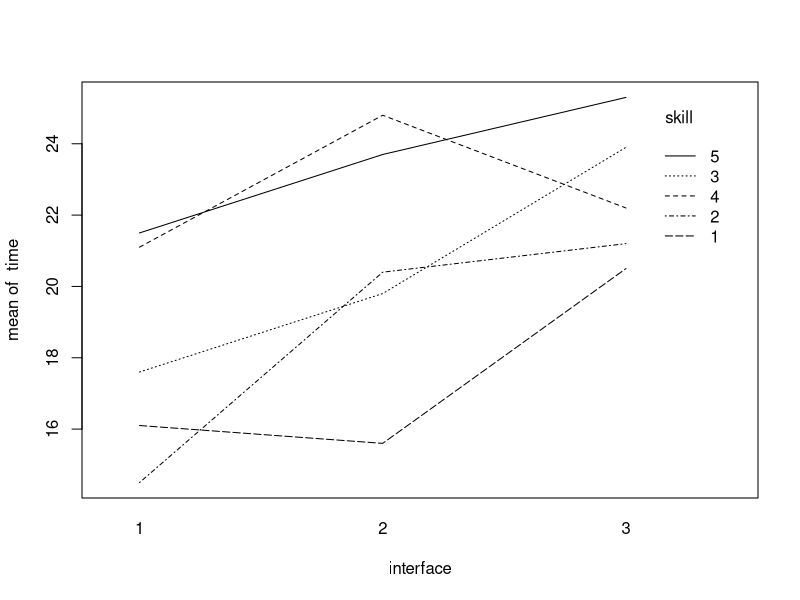
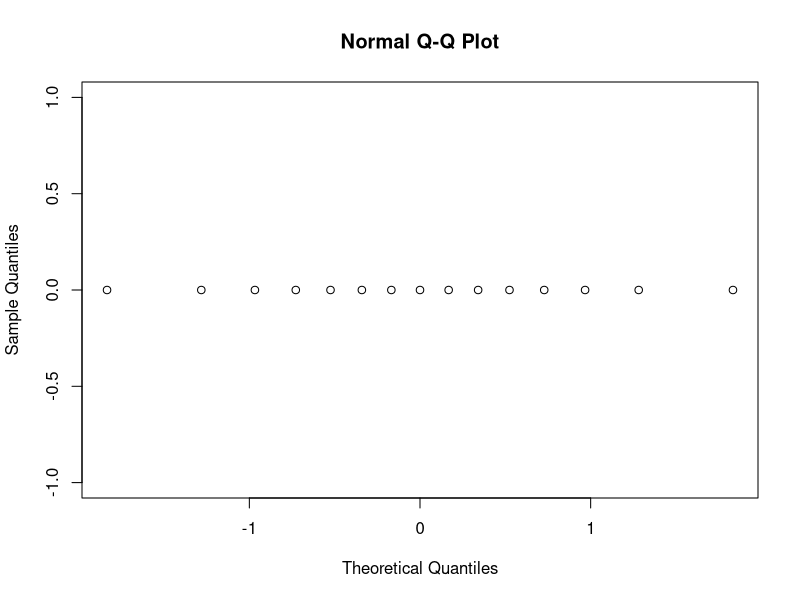
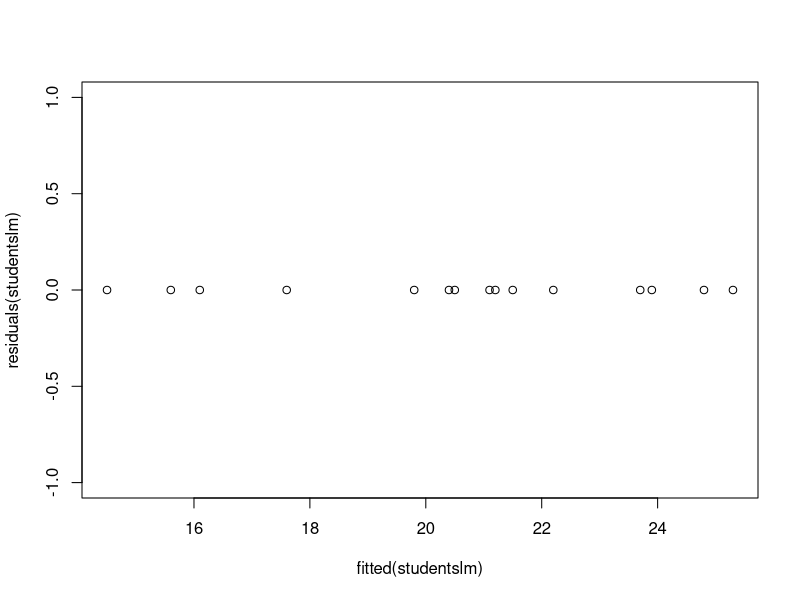
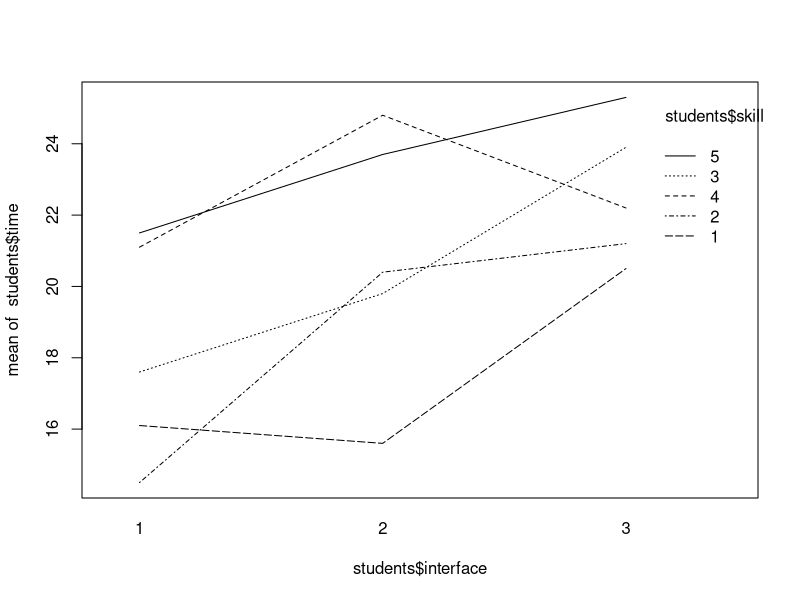
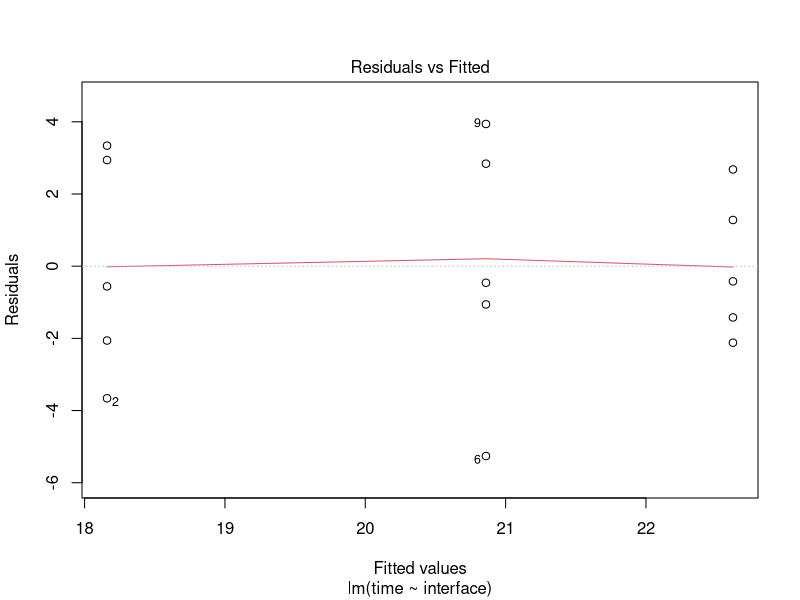
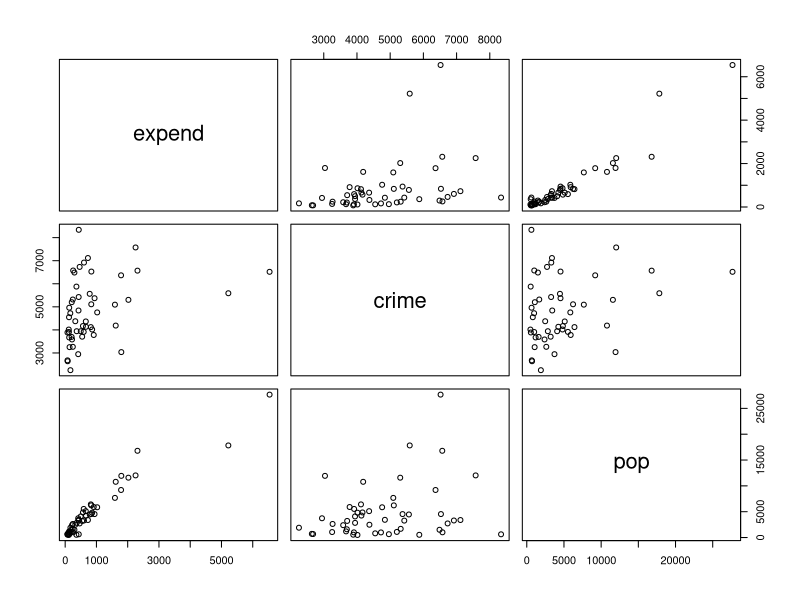
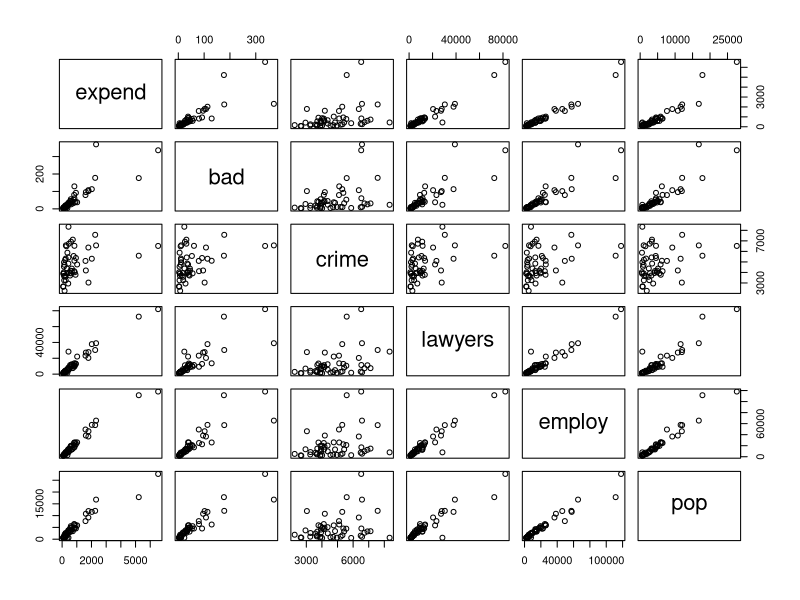
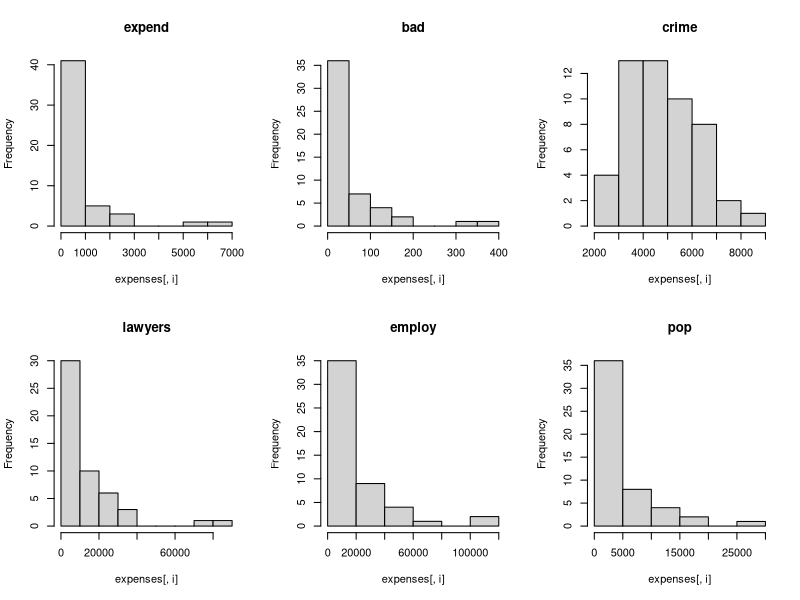

These figures' R source, in order: (Note: this script raises an error after producing the figures.)
## ---- chunk 1
knitr::opts_chunk$set(echo = TRUE)
options(digits=3)
## ---- chunk 2
students = read.table("search.txt",header=TRUE)
students
## ---- chunk 3
# lower the skill value the better the computer skill
# randomized block design
# numerical outcome Y
# treatment, factor of interest with I levels (type of interface)
# block, factor that is not of interest, B, (computer skill)

# purpose is to find dependence of Y on I
# block variable is thought to be of influence.
# our problem is same as example lec5slide23
I = 3
B = 5
N = 1
for (b in 1:B) {
  print(sample(1:(N*I)))
}
# maar hoe dat 15 studenten erin worden vernoemd?

# example output: 2 3 1
# means: assign student 2 to treatment 3, student 3 to treatment 1 and student 1 to treatment 2

# unit is that that receives the treatment, so student
## ---- chunk 4

students$interface = as.factor(students$interface)
students$skill = as.factor(students$skill)
attach(students)
interaction.plot(interface,skill,time)
studentslm = lm(time~interface*skill)
anova(studentslm)
## ---- chunk 5
inter1 = mean(students$time[interface==1])
inter2 = mean(students$time[interface==2])
inter3 = mean(students$time[interface==3])
which.max(c(inter1, inter2, inter3))
## ---- chunk 6
which.min(students$time)
students[2,]
## ---- chunk 7
summary(studentslm)
## ---- chunk 8
qqnorm(residuals(studentslm))
plot(fitted(studentslm),residuals(studentslm))
## ---- chunk 9
interaction.plot(students$interface, students$skill, students$time)
friedman.test(time,interface,skill,data=students)
## ---- chunk 10
studentsaov = lm(time ~ interface, data=students)
plot(studentsaov,1)
# plot(studentsaov,2)

anova(studentsaov)
summary(studentsaov)
# qqnorm(residuals(studentsaov))
# plot(fitted(studentsaov),residuals(studentsaov))
# fitted(studentsaov)
# residuals(studentsaov)
## ---- chunk 11
expenses = read.table("expensescrime.txt",header=TRUE)
expenses
## ---- chunk 12
# attach(expenses)
# boxplot(expend~bad)
# pop
# employ
# plot(employ/(pop*1000), crime)
# boxplot(expend~crime)

# this is from slides lecture 7 slide 28.
expenses[1:3,]
# deze snap ik nog niet 100% maar ziet er vet uit
plot(expenses[,c(2,4,7)]); par(mfrow=c(1,3))
pairs(expenses[2:length(expenses)])

# expenses[1:3, c(2,4,7)]

# for (i in c(2,4,7)) {
#   hist(expenses[,i], main=names(expenses)[i])
# }

par(mfrow=c(2,3))
for (i in 2:7) {
  hist(expenses[,i], main=names(expenses)[i])
}



## ---- chunk 13
factors = colnames(expenses)[3:length(colnames(expenses))]

# 1st factor
R2 = numeric(length(factors))

for (i in 1:length(factors)) {
  R2[i] = summary(lm(paste('expend',  '~', factors[i]), data=expenses))[[8]]
}

print("R^2 values for addition of first variable:"); factors; R2
factor_one = factors[which.max(R2)]
print(paste0("Factor with highest R^2 value: ", factor_one))

# remove chosen first factor from list
factors = factors[-which.max(R2)]

# 2nd factor
R2 = numeric(length(factors))
for (i in 1:length(factors)) {
  R2[i] = summary(lm(paste('expend',  '~', factor_one, '+', factors[i]), data=expenses))[[8]]
}

print("R^2 values for addition of second variable:"); factors; R2
factor_two = factors[which.max(R2)]
print(paste0("Factor with highest R^2 value: ", factor_two))

summary(lm(expend~employ), data=expenses)

## ---- chunk 14
# start with all variables
summary(lm(expend~bad+crime+lawyers+employ+pop, data=expenses))[4]
print("Crime has highest p-value of 0.255, thus remove crime as variable")

# crime has highest p value of 0.2553, thus remove crime
summary(lm(expend~bad+lawyers+employ+pop, data=expenses))[4]
print("Pop has highest p-value of 0.0601, thus remove pop as variable")

# pop has highest p value of 0.0601, thus remove pop
summary(lm(expend~bad+lawyers+employ, data=expenses))[4]
print("Bad has highest p-value of 0.345, thus remove bad as variable")

# bad has highest p value of 0.3450, thus remove bad
summary(lm(expend~lawyers+employ, data=expenses))
## ---- chunk 15
attach(expenses)
stepuplm = lm(expend~employ)

# 1, is in a gedaan, toch?

# 2
plot(residuals(stepuplm), employ, main="Scatter plot against employ")

# expenses$employlog = log(expenses$employ)
# expenses$employlog = 
# attach(expenses)
# stepuplmlog = lm(expend~employlog)
# plot(residuals(stepuplmlog), employlog, main="Scatter plot against employlog")


# 3
x = residuals(lm(employ~bad+crime+lawyers+pop))
y = residuals(lm(expend~bad+crime+lawyers+pop))
plot(x,y,main="Added variable plot for + Employ", xlab="residual of Employ", ylab="residual of Expend")

# 4
# par(mfrow=c(2,2))
plot(residuals(stepuplm), bad, main="Scatter plot against bad")
plot(residuals(stepuplm), crime, main="Scatter plot against crime")
plot(residuals(stepuplm), lawyers, main="Scatter plot against lawyers")
plot(residuals(stepuplm), pop, main="Scatter plot against pop")
# NIKS LINEAR DUS KAN WEG?

# 5
plot(residuals(stepuplm), expend)
plot(residuals(stepuplm),fitted(stepuplm))

# 6
qqnorm(residuals(stepuplm))
# slide 21
shapiro.test(residuals(stepuplm))
